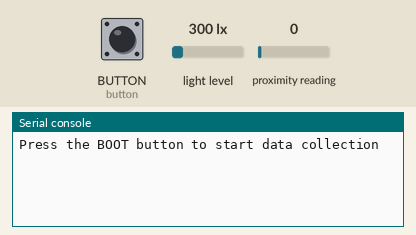
Simulated run of this program. Board: CircuitPython board. Parts: the last lines printed to the serial console. The test bench sets the inputs (shaded band); at power-on: BUTTON (button) HIGH, light level 300 lx, proximity reading 0.

Above: at 5.0 s.
5.1 s: BUTTON (button) pulled LOW for 0.15 s
At 5.7 s:
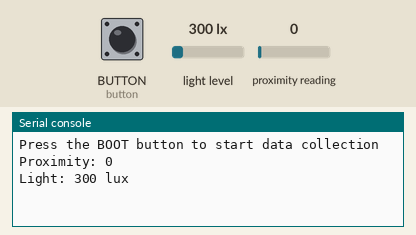
6.7 s: light level set to 40 lx
At 7.9 s:
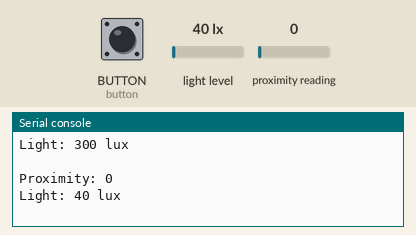
8.2 s: proximity reading set to 5
At 9.5 s:
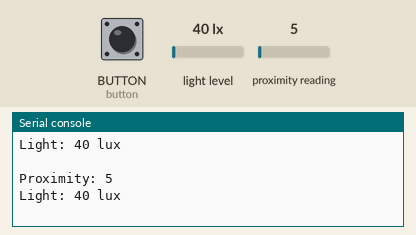
9.7 s: light level set to 500 lx
At 10.9 s:
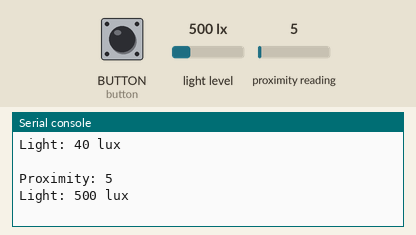
Timing chart, 0 to 12.2 s (numbered marks = the images above; inputs shaded):
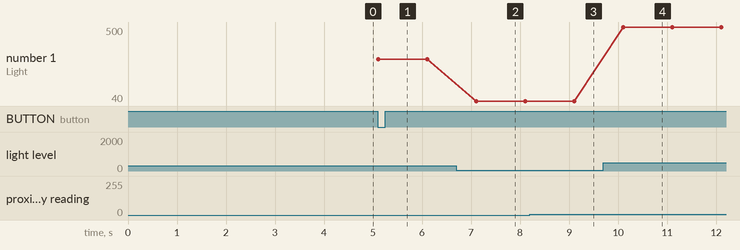

Measured:
- after the input at 5.1 s, the serial console: prints a new line at once (image 1)
- after the input at 6.7 s, the serial console: prints a new line after 0.40 s (image 2)
- after the input at 8.2 s, the serial console: prints a new line after 0.90 s (image 3)
- after the input at 9.7 s, the serial console: prints a new line after 0.40 s (image 4)
- plotted number 1: 300 → 40 after the input at 6.7 s, 40 → 500 after the input at 9.7 s

The program:

proximity_with_button.py
```python
import time
import board
import busio
import digitalio
import adafruit_vcnl4040

# Set up board
i2c = busio.I2C(board.SCL1, board.SDA1)
sensor = adafruit_vcnl4040.VCNL4040(i2c)
button = digitalio.DigitalInOut(board.BUTTON)
button.switch_to_input(pull=digitalio.Pull.UP)

print('Press the BOOT button to start data collection')
while button.value: # will be True when button not pressed
    pass

while True:
    print("Proximity:", sensor.proximity)
    print("Light: %d lux" % sensor.lux)
    print()
    # Use the following line for the plotter function
    #print( (sensor.lux,) ) # Force the data to be represented as a 1=tuple
    time.sleep(1)
```
